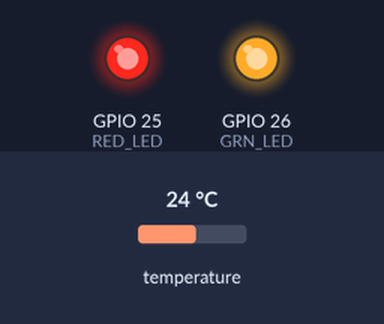
A sketch run on a simulated ESP32. Shown: output pins drawn as LEDs (lit = HIGH). Inputs (shaded band) come from the test bench; at power-on: temperature 24 °C. What the sketch prints to the serial monitor is not drawn.

Above: at 0.2 s.
At 3.2 s:
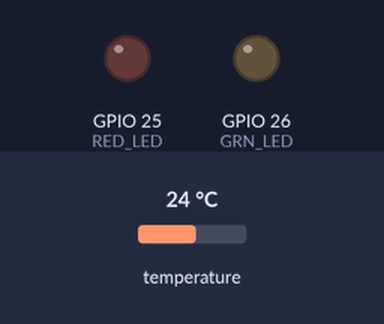
Timing chart, 0 to 4.7 s (numbered marks = the images above):
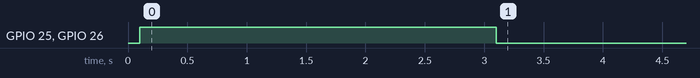

The sketch:

temp_left_right.ino
```cpp
#include <Wire.h>
#include <Adafruit_AMG88xx.h>

Adafruit_AMG88xx amg;


#define TEMP_DIFF 0.9  // Higher gives less sensitivity, lower more noise   0.4 is best so far
#define FLAG_LOOP_LIMIT 200 // How many spins the loop can go with a flag set, waiting for a human to enter the other block. 10 with all 64 pixels and 16 pixels
#define RED_LED 25
#define GRN_LED 26

//float pixels[AMG88xx_PIXEL_ARRAY_SIZE];
float pixels[64];


float a = 0;   // left block
float b = 0;   // right block
bool leftFlag = false;
bool rightFlag = false;
int loopsWithFlag = 0;   // Number of spins with a flag set. Counting variable. Can not be adjusted.
int inRoom = 0;
bool countedUp = false;
bool countedDwn = false;

// TEST
int start = millis();
int loopCount = 0;

void setup() {
    Serial.begin(115200);
    Serial.println(F("AMG88xx pixels"));

    bool status;

    status = amg.begin();
    if (!status) {
        Serial.println("Could not find a valid AMG88xx sensor, check wiring!");
        while (1);
    }


    delay(100); // let sensor boot up

    // Set led outputs
    pinMode (26,OUTPUT); // RED led
    pinMode (25,OUTPUT); // Green led

    //turn leds on
    digitalWrite(26,HIGH);
    digitalWrite(25,HIGH);

    delay(3000);

    //Turn leds off
    digitalWrite(26,LOW);
    digitalWrite(25,LOW);
}


void loop() {
    // Read all the pixels
    amg.readPixels(pixels);

    // 16 pixels: the two rows in the middle on each side
    for (int i=2; i<=63; i=i+8) {
      a = a + pixels[i];
      a = a + pixels[i+1];
      b = b + pixels[i+2];
      b = b + pixels[i+3];
    }

    //obtain average value for each block
    a = (a/16);
    b = (b/16);

// check how many spins a flag has been raised. If nothing happens, reset the flags
    if (leftFlag || rightFlag) {
      loopsWithFlag += 1;

      if (loopsWithFlag > FLAG_LOOP_LIMIT) {
      leftFlag = false;
      rightFlag = false;
      loopsWithFlag = 0;
      }
    }

  // check left block
    if (b>a) {
      if(b-a > TEMP_DIFF && !countedDwn) {
        if (rightFlag && inRoom != 0) { // protection against negative counting
          inRoom = inRoom - 1;
          countedDwn = true;
          rightFlag = false;
        } else {
          digitalWrite (GRN_LED, HIGH);   // LEDS are commented out in the movement sencing for permormance gain.
          digitalWrite (RED_LED, LOW);    // Uncomment them to look for background noice and sensor borders
          leftFlag = true;
          }
      } else {
          digitalWrite (GRN_LED, LOW);
      }

    } else if ((a>b)) {    // check right block
      if(a-b > TEMP_DIFF && !countedUp) {
        if (leftFlag) {
          inRoom = inRoom + 1;
          countedUp = true;
          leftFlag = false;
        } else {
          digitalWrite (RED_LED, HIGH);
          digitalWrite (GRN_LED, LOW);
          rightFlag = true;
          }
      } else {
          digitalWrite (RED_LED, LOW);
      }
    }


    // reset counting controll when zone is empty
    if (a-b < TEMP_DIFF && b-a < TEMP_DIFF) {
      countedDwn = false;
      countedUp = false;
    }

    // reset block sums
    a = 0;
    b = 0;

    Serial.println(inRoom);

   // uncomment this function to get the  time of how long the flag_loop_limit takes to pass
   // Right now: 1 loop takes 12.24 ms
   /*
    loopCount += 1;
    if (loopCount > FLAG_LOOP_LIMIT) {
      loopCount = 0;
      int time = millis() - start;
      Serial.println(time);
      start = millis();
    }
    */
}
```
